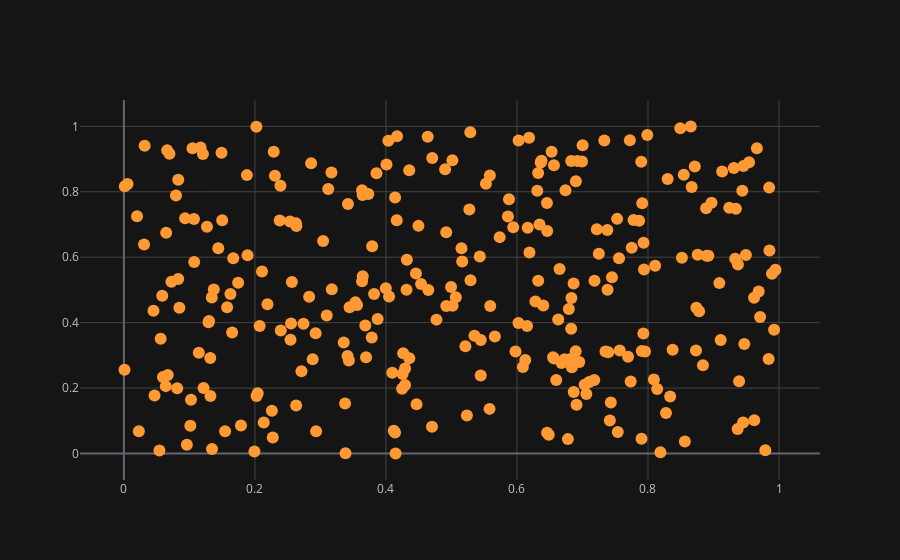

Notebook cell for this chart:
### Code cell
df.iplot(x='a',y='b',mode='markers')

### Figure 1 — Plotly figure (JSON) as saved in the notebook; plotly's stock layout.template omitted (floating-point values rounded to 4 significant figures; data arrays with more than 128 entries replaced by an {"elided": "..."} marker saying what was removed)
{"data": [{"line": {"color": "rgba(255, 153, 51, 1.0)", "dash": "solid", "shape": "linear", "width": 1.3}, "marker": {"size": 12, "symbol": "circle"}, "mode": "markers", "name": "b", "text": "", "type": "scatter", "x": {"elided": "300 float values"}, "y": {"elided": "300 float values"}}], "layout": {"legend": {"bgcolor": "#151516", "font": {"color": "#D9D9D9"}}, "paper_bgcolor": "#151516", "plot_bgcolor": "#151516", "title": {"font": {"color": "#D9D9D9"}}, "xaxis": {"gridcolor": "#434343", "showgrid": true, "tickfont": {"color": "#C2C2C2"}, "title": {"font": {"color": "#D9D9D9"}, "text": ""}, "zerolinecolor": "#666570"}, "yaxis": {"gridcolor": "#434343", "showgrid": true, "tickfont": {"color": "#C2C2C2"}, "title": {"font": {"color": "#D9D9D9"}, "text": ""}, "zerolinecolor": "#666570"}}}
